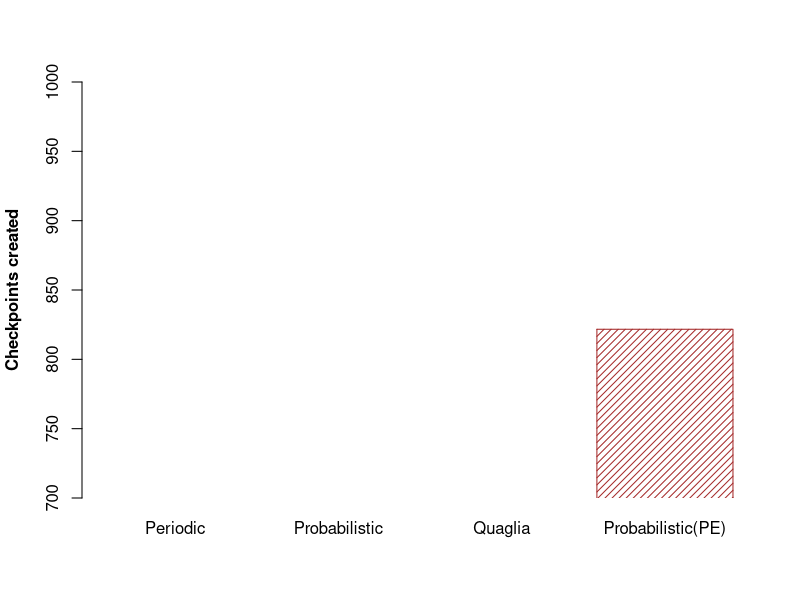

Generate this figure with R:

probabilistic <- read.csv(file="probabilistic/susu.csv", header=TRUE, sep=",")
quaglia <- read.csv(file="quaglia/susu.csv", header=TRUE, sep=",")
pe <- read.csv(file="pe/susu.csv", header=TRUE, sep=",")
periodic <- read.csv(file="nom-coordinate/susu.csv", header=TRUE, sep=",")

cktprob <- mean(probabilistic$totalCheckpoints, na.rm=TRUE)
cktqua <- mean(quaglia$totalCheckpoints, na.rm=TRUE)
cktpe <- mean(pe$totalCheckpoints, na.rm=TRUE)
cktperiodic <- mean(periodic$totalCheckpoints, na.rm=TRUE)


jpeg(filename="/home/aluno-uffs/bosta/periodic-and-probabilistic-checkpoints/checkpoints.jpeg")

barplot(c(cktperiodic, cktprob, cktqua, cktpe), xpd = F, density=c(20,20,20,20), col="brown", border="brown", beside=T, ylab="Checkpoints created", ylim=c(700, 1000), font.lab=2, names.arg=c("Periodic","Probabilistic","Quaglia", "Probabilistic(PE)"))


dev.off()
